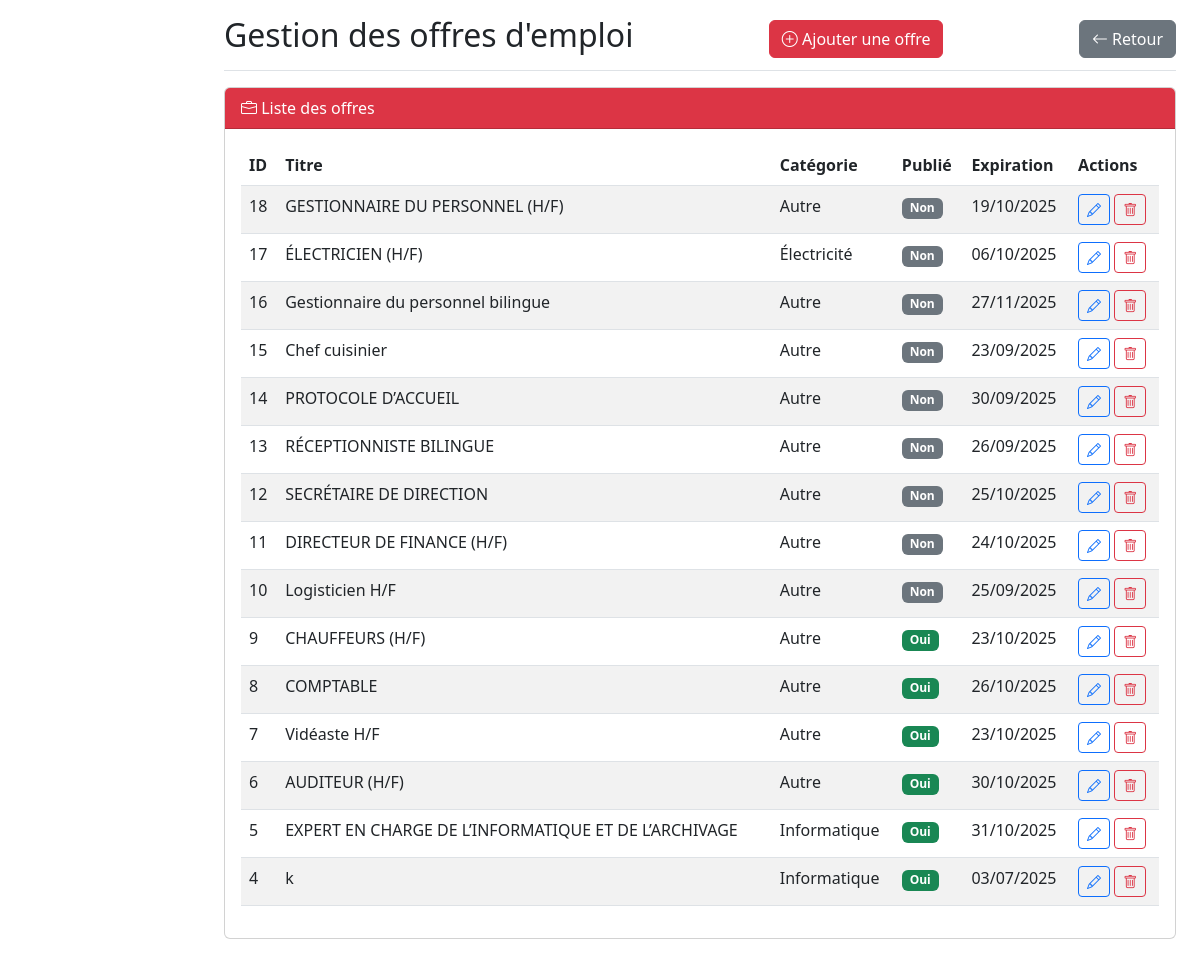
The page /tous_offres.php (signed in) on the database its author committed.
### tables this page shows
CREATE TABLE IF NOT EXISTS `jobs` (
  `id` int NOT NULL AUTO_INCREMENT,
  `title` varchar(100) NOT NULL,
  `description` text NOT NULL,
  `requirements` text NOT NULL,
  `expiry_date` date NOT NULL,
  `category` varchar(50) NOT NULL,
  `image_path` varchar(255) DEFAULT NULL,
  `published` tinyint(1) DEFAULT '0',
  `created_at` timestamp NULL DEFAULT CURRENT_TIMESTAMP,
  `updated_at` timestamp NULL DEFAULT CURRENT_TIMESTAMP ON UPDATE CURRENT_TIMESTAMP,
  PRIMARY KEY (`id`)
);

### tous_offres.php (the view, shortened to what this page needs)
<?php
require_once 'includes/config.php';
$stmt = $pdo->query("SELECT * FROM jobs ORDER BY created_at DESC");
$jobs = $stmt->fetchAll(PDO::FETCH_ASSOC);
?>
<!DOCTYPE html>
<html lang="fr">
<head>
    <link href="https://cdn.jsdelivr.net/npm/bootstrap@5.3.0/dist/css/bootstrap.min.css" rel="stylesheet">
    <link rel="stylesheet" href="https://cdn.jsdelivr.net/npm/bootstrap-icons@1.10.0/font/bootstrap-icons.css">
</head>
<body>
    <div class="container-fluid">
        <div class="row">
            <main class="col-md-9 ms-sm-auto col-lg-10 px-md-4">
                <div class="d-flex justify-content-between flex-wrap flex-md-nowrap align-items-center pt-3 pb-2 mb-3 border-bottom">
                    <h1 class="h2">Gestion des offres d'emploi</h1>
                    <a href="add.php" class="btn btn-danger">
                        <i class="bi bi-plus-circle"></i> Ajouter une offre
                    </a>
                    <a href="dashboard.php" class="btn btn-secondary">
                        <i class="bi bi-arrow-left"></i> Retour
                    </a>
                </div>
                <div class="card mb-4">
                    <div class="card-header">
                        <i class="bi bi-briefcase"></i> Liste des offres
                    </div>
                    <div class="card-body">
                        <div class="table-responsive">
                            <table class="table table-striped table-hover">
                                <thead>
                                    <tr>
                                        <th>ID</th>
                                        <th>Titre</th>
                                        <th>Catégorie</th>
                                        <th>Publié</th>
                                        <th>Expiration</th>
                                        <th>Actions</th>
                                    </tr>
                                </thead>
                                <tbody>
                                    <?php foreach ($jobs as $job): ?>
                                    <tr>
                                        <td><?= $job['id'] ?></td>
                                        <td><?= htmlspecialchars($job['title']) ?></td>
                                        <td><?= htmlspecialchars($job['category']) ?></td>
                                        <td>
                                            <?= $job['published'] ?
                                                '<span class="badge bg-success">Oui</span>' :
                                                '<span class="badge bg-secondary">Non</span>' ?>
                                        </td>
                                        <td><?= date('d/m/Y', strtotime($job['expiry_date'])) ?></td>
                                        <td class="action-btns">
                                            <a href="edit.php?id=<?= $job['id'] ?>"
                                               class="btn btn-sm btn-outline-primary">
                                               <i class="bi bi-pencil"></i>
                                            </a>
                                                <a href="#"
   class="btn btn-sm btn-outline-danger"
   data-bs-toggle="modal"
   data-bs-target="#deleteConfirmModal"
   data-job-id="<?= $job['id'] ?>"
   data-bs-toggle="tooltip"
   title="Supprimer">
    <i class="bi bi-trash"></i>
</a>
                                        </td>
                                    </tr>
                                    <?php endforeach; ?>
                                </tbody>
                            </table>
                        </div>
                    </div>
                </div>
            </main>
        </div>
    </div>
</body>
</html>

### tous_offres.php (style rules this page uses)
.table-responsive { overflow-x: auto; }
.action-btns { white-space: nowrap; }
.card-header { background-color: #dc3545; color: white; }

### rows shown on the page
jobs: id "18", title "GESTIONNAIRE DU PERSONNEL (H/F)", category "Autre", published "Non", expiry_date "19/10/2025"
jobs: id "17", title "ÉLECTRICIEN (H/F)", category "Électricité", published "Non", expiry_date "06/10/2025"
jobs: id "16", title "Gestionnaire du personnel bilingue", category "Autre", published "Non", expiry_date "27/11/2025"
jobs: id "15", title "Chef cuisinier", category "Autre", published "Non", expiry_date "23/09/2025"
jobs: id "14", title "PROTOCOLE D’ACCUEIL", category "Autre", published "Non", expiry_date "30/09/2025"
jobs: id "13", title "RÉCEPTIONNISTE BILINGUE", category "Autre", published "Non", expiry_date "26/09/2025"
jobs: id "12", title "SECRÉTAIRE DE DIRECTION", category "Autre", published "Non", expiry_date "25/10/2025"
jobs: id "11", title "DIRECTEUR DE FINANCE (H/F)", category "Autre", published "Non", expiry_date "24/10/2025"
jobs: id "10", title "Logisticien H/F", category "Autre", published "Non", expiry_date "25/09/2025"
jobs: id "9", title "CHAUFFEURS (H/F)", category "Autre", published "Oui", expiry_date "23/10/2025"
jobs: id "8", title "COMPTABLE", category "Autre", published "Oui", expiry_date "26/10/2025"
jobs: id "7", title "Vidéaste H/F", category "Autre", published "Oui", expiry_date "23/10/2025"
jobs: id "6", title "AUDITEUR (H/F)", category "Autre", published "Oui", expiry_date "30/10/2025"
jobs: id "5", title "EXPERT EN CHARGE DE L’INFORMATIQUE ET DE L’ARCHIVAGE", category "Informatique", published "Oui", expiry_date "31/10/2025"
jobs: id "4", title "k", category "Informatique", published "Oui", expiry_date "03/07/2025"
